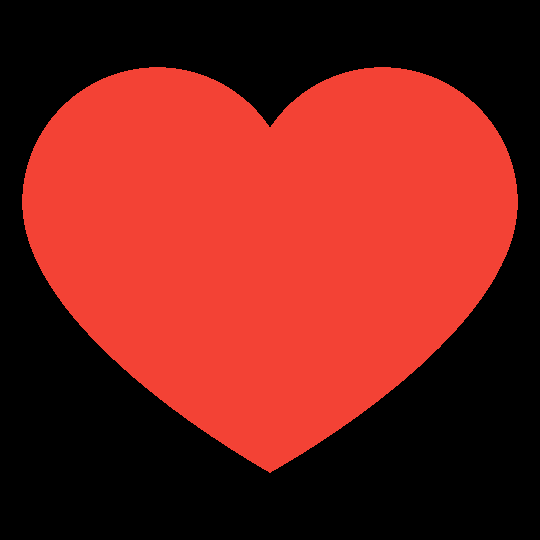
#> input picture opencv/opencv/love.png, 540 x 540 px
$ python image.py
#> lines starting #> are read from the running program, lines starting #| are printed output that depends on the picture; after the words box and inside, x2 and y2 are one past the last pixel; in counts of white or black regions, pixels touching at a corner belong together
import cv2 as cv
import numpy as np
img = cv.imread('love.png', 0)
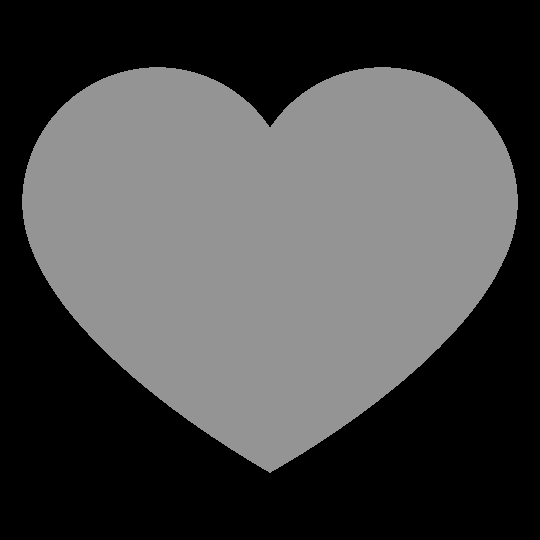
#> img: shape (540, 540); min 0, max 150, mean 72.2


def rescaleFrame(frame, scale=0.75):
#> called with scale = 1
    width = int(frame.shape[1]*scale)
#> width = 540
    height = int(frame.shape[0]*scale)
#> height = 540
    dimensions = (width, height)
#> dimensions = (540, 540)
    return cv.resize(frame, dimensions, interpolation=cv.INTER_AREA)


# print(img.shape)
img = rescaleFrame(img, 1)
# [17 lines of commented-out code are left out]


a = set()
w = img.shape[1]
#> w = 540
h = img.shape[0]
#> h = 540

black = np.zeros((w, h, 3), dtype='uint8')


for x in range(0, w):
    for y in range(0, h):
        if(img[y][x] != 0):
            black[y][x] = 255, 0, 0
            a.add('{'+f'x:{x},y:{y}'+'},')
            break
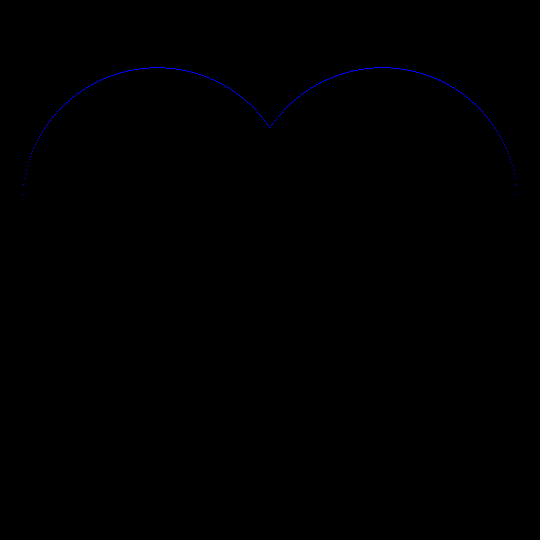
#> black: shape (540, 540, 3); mean of channels 0, 1, 2 0.4, 0, 0; drawn as B, G, R
for x in range(0, w):
    for y in range(h-1, 0, -1):
        if (img[y][x] != 0):
            black[y][x] = 255, 0, 0
            a.add('{'+f'x:{x},y:{y}'+'},')
            break
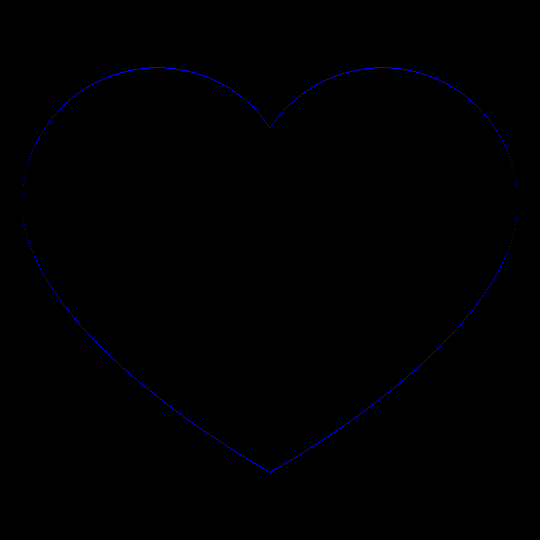
#> black: shape (540, 540, 3); 0.17% of pixels changed, all inside (x1, y1, x2, y2) = (22, 209, 518, 473); drawn as B, G, R
for y in range(0, h):
    for x in range(0, w):
        if(img[y][x] != 0):
            black[y][x] = 255, 0, 0
            a.add('{'+f'x:{x},y:{y}'+'},')
            break
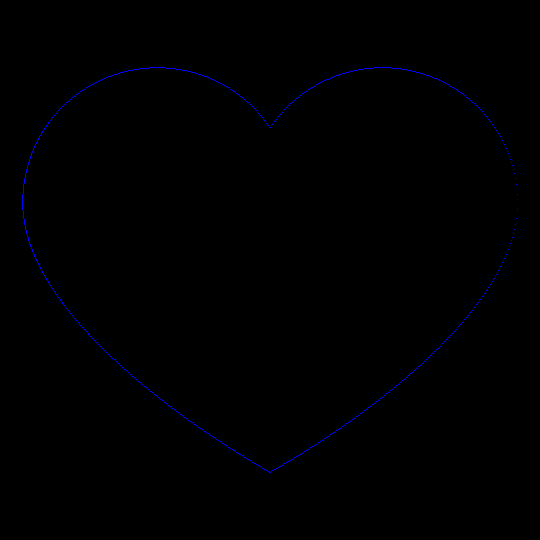
#> black: shape (540, 540, 3); 0.04% of pixels changed, all inside (x1, y1, x2, y2) = (22, 112, 89, 334); drawn as B, G, R
for y in range(0, h):
    for x in range(w-1, 0, -1):
        if(img[y][x] != 0):
            black[y][x] = 255, 0, 0
            a.add('{'+f'x:{x},y:{y}'+'},')
            break
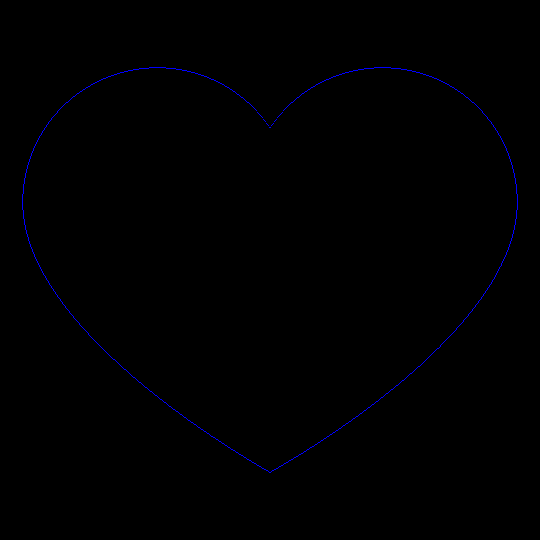
#> black: shape (540, 540, 3); 0.04% of pixels changed, all inside (x1, y1, x2, y2) = (440, 112, 518, 346); drawn as B, G, R

with open("c.txt",'w') as f:
    for i in a:
        f.write(i+'\n')

cv.imshow("black", black)


# [11 lines of commented-out code are left out]


print(img)
#> (printed output is left out)

cv.imshow("img", img)
cv.waitKey(0)
cv.destroyAllWindows()
